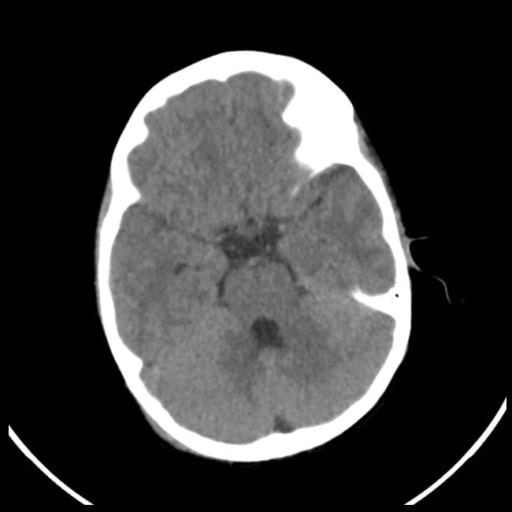
#> input picture images/brain.jpg, 512 x 512 px
$ python -i main.py   (imports and definitions only)
#> lines starting #> are read from the running program, lines starting #| are printed output that depends on the picture; after the words box and inside, x2 and y2 are one past the last pixel; in counts of white or black regions, pixels touching at a corner belong together
#> further down, picture is the input picture: shape (512, 512); min 0, max 255, mean 60.2
import numpy as np
import pywt
import math
from skimage.io import imread
from skimage.color import rgb2gray
from skimage.morphology import (
    erosion, dilation, closing, opening, area_closing, area_opening)
from skimage.measure import label, regionprops, regionprops_table
from skimage.filters import threshold_otsu
import pandas as pd
from PIL import Image, ImageDraw
import json
from scipy.fftpack import dct, idct

square = np.array([[1, 1, 1], [1, 1, 1], [1, 1, 1]])


def process_image(file_name):
    img = imread(f'./images/{file_name}')
    return img.astype("float")


def multi_dil(im, num, element=square):
    for i in range(num):
        im = dilation(im, element)
    return im


def multi_ero(im, num, element=square):
    for i in range(num):
        im = erosion(im, element)
    return im


def generate_threshold_mask(img):
    threshold = threshold_otsu(img)
#> threshold = 76
    result = (img > threshold)
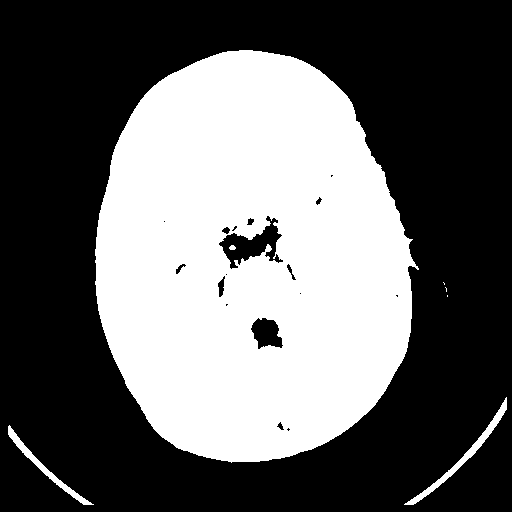
#> result: shape (512, 512) bool; 39.2% white; 7 white regions (3 under 20 px), largest, box (x1, y1, x2, y2) and area: (95, 50, 419, 463) 101114, (404, 397, 507, 505) 896, (8, 425, 94, 505) 676, (229, 245, 236, 250) 27
    multi_dilated = multi_dil(result, 7)
#> after the loop in multi_dil, `for i in range(num):`:
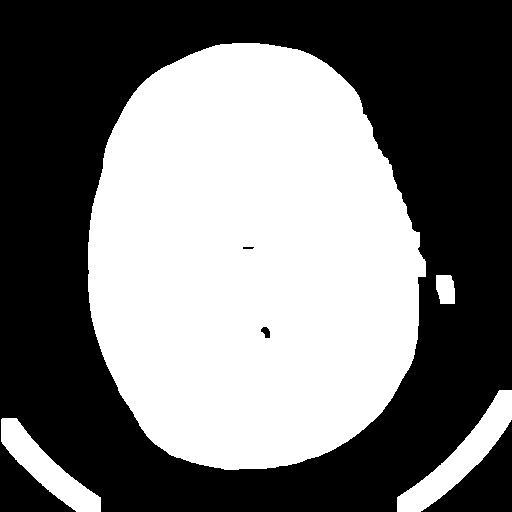
#> im: shape (512, 512) bool; 46.4% white; 4 white regions, box (x1, y1, x2, y2) and area: (88, 43, 426, 470) 114067, (397, 390, 512, 512) 3991, (1, 418, 101, 512) 3196, (436, 275, 455, 304) 486
    area_closed = area_closing(multi_dilated, 50000)
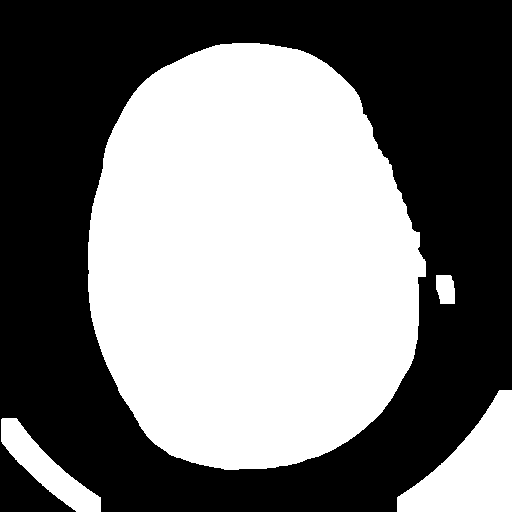
#> area_closed: shape (512, 512) bool; 47.9% white; 4 white regions, box (x1, y1, x2, y2) and area: (88, 43, 426, 470) 114156, (397, 390, 512, 512) 7600, (1, 418, 101, 512) 3196, (436, 275, 455, 304) 486
    multi_eroded = multi_ero(area_closed, 7)
#> the loop in multi_ero, `for i in range(num):` made 7 passes
#> pass 1, in multi_ero, `im = erosion(im, element)`:
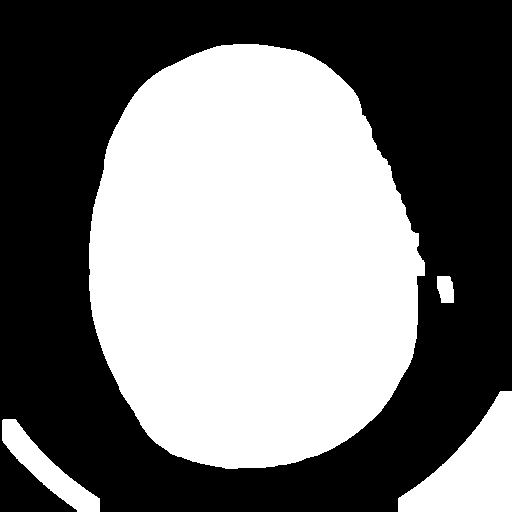
#> im: shape (512, 512) bool; 47% white; 4 white regions, box (x1, y1, x2, y2) and area: (89, 44, 425, 469) 112622, (398, 391, 512, 512) 7364, (2, 419, 100, 512) 2835, (437, 276, 454, 303) 394
#> pass 2, in multi_ero, `im = erosion(im, element)`:
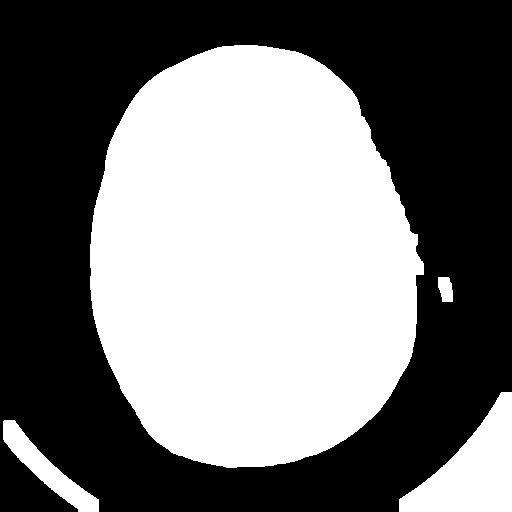
#> im: shape (512, 512) bool; 46.2% white; 4 white regions, box (x1, y1, x2, y2) and area: (90, 45, 424, 468) 111096, (399, 392, 512, 512) 7130, (3, 420, 99, 512) 2478, (438, 277, 453, 302) 310
#> pass 3, in multi_ero, `im = erosion(im, element)`:
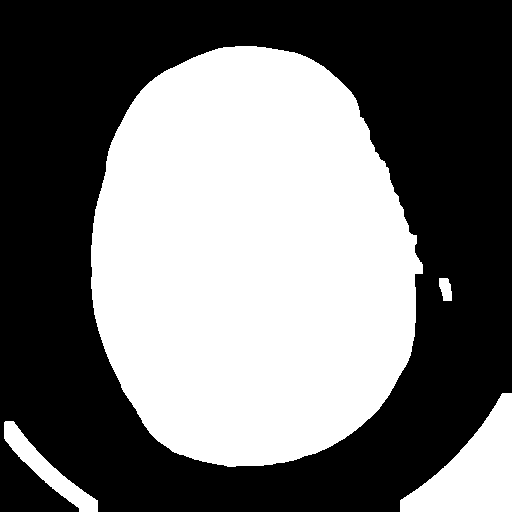
#> im: shape (512, 512) bool; 45.3% white; 4 white regions, box (x1, y1, x2, y2) and area: (91, 46, 423, 467) 109578, (400, 393, 512, 512) 6898, (4, 421, 98, 512) 2125, (439, 278, 452, 301) 234
#> after the loop in multi_ero, `for i in range(num):`:
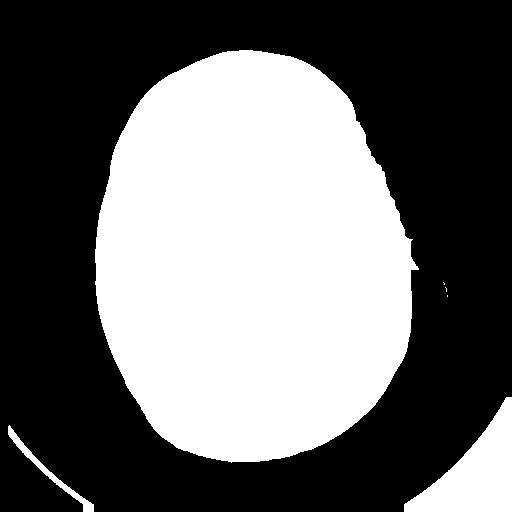
#> im: shape (512, 512) bool; 42.1% white; 6 white regions (3 under 20 px), largest, box (x1, y1, x2, y2) and area: (95, 50, 419, 463) 103586, (404, 397, 512, 512) 5990, (8, 425, 94, 512) 753
    opened = opening(multi_eroded)
#> opened: shape (512, 512) bool; 42.1% white; 3 white regions, box (x1, y1, x2, y2) and area: (95, 50, 419, 463) 103580, (404, 397, 512, 512) 5989, (8, 425, 94, 512) 749
    return opened


# [308 lines left out: functions extract_region_features, extract_ROI, extract_ROI_region, process_coefficients, quantization_step, DWT and 18 more, not called in this run]

>>> import cv2
>>> picture = cv2.imread('images/brain.jpg', cv2.IMREAD_GRAYSCALE)
>>> result = generate_threshold_mask(picture)
